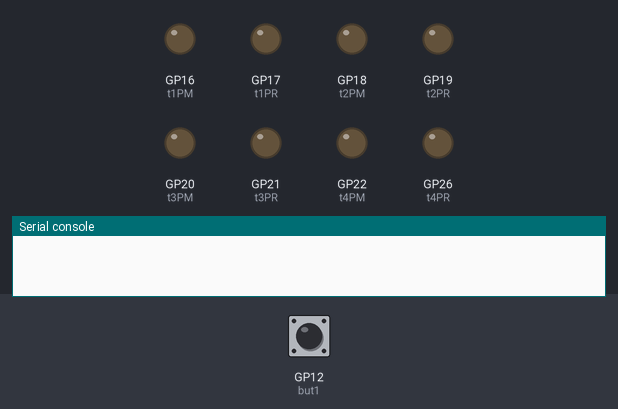
Simulated run of this program. Board: Raspberry Pi Pico running MicroPython. Shown: output pins drawn as LEDs (lit = HIGH), the last lines printed to the serial console. The test bench sets the inputs (shaded band); at power-on: GP12 (but1) HIGH.

Above: at 1.2 s.
1.3 s: GP12 (but1) pulled LOW for 0.15 s
At 1.47 s:
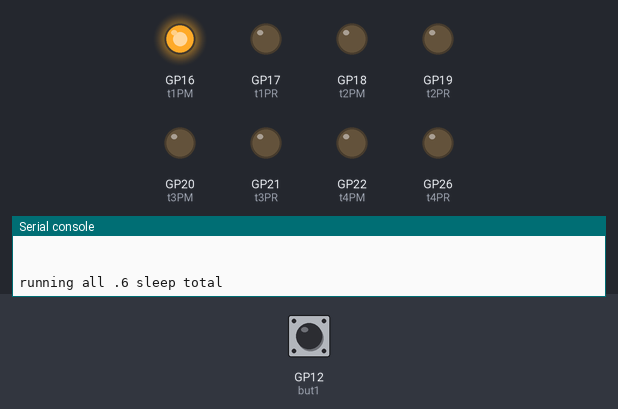
At 7.3 s:
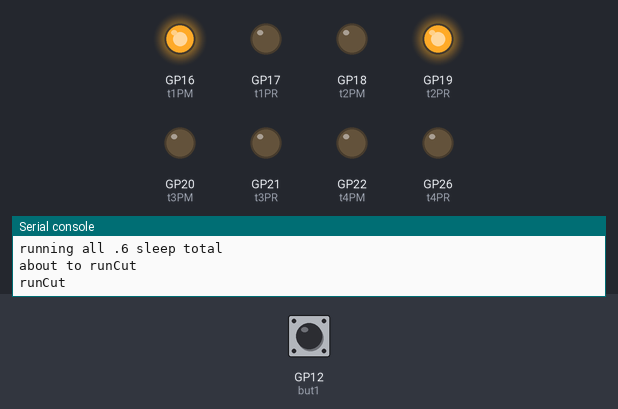
7.4 s: GP12 (but1) pulled LOW for 3.2 s
At 15.3 s:
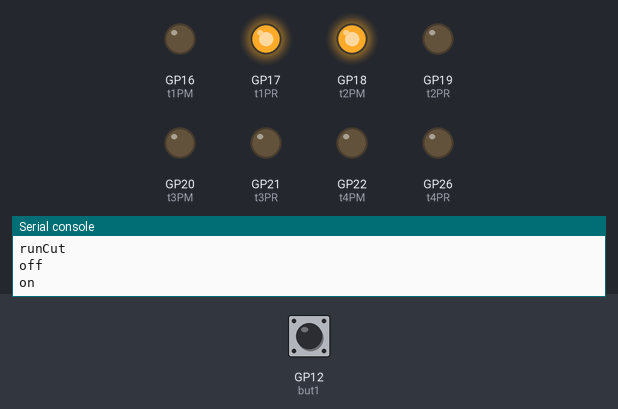
Timing chart, 0 to 16.9 s (numbered marks = the images above; inputs shaded):
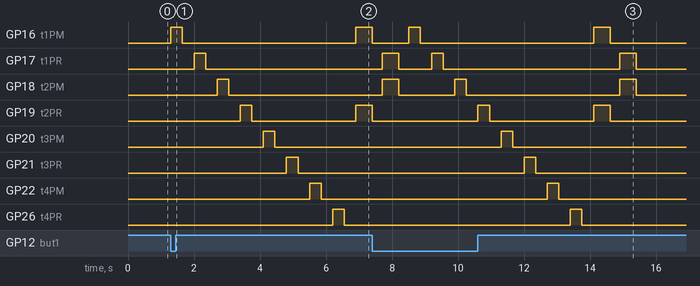

The program:

irqTesterPicoW.py
```python
""" Tsend test via gpio:

tally3 = [5,6]
tally2 = [3,4]
tally4 = [7,8]
tally1 = [1,2]

Run file and push button to run test()


"""
from machine import Pin
from time import sleep
from random import randint

# PM  = Primary PR preview
t1PM = Pin(16, Pin.OUT, Pin.PULL_DOWN)
t1PR = Pin(17, Pin.OUT, Pin.PULL_DOWN) #

t2PM = Pin(18, Pin.OUT, Pin.PULL_DOWN)
t2PR = Pin(19, Pin.OUT, Pin.PULL_DOWN)

t3PM = Pin(20, Pin.OUT, Pin.PULL_DOWN)
t3PR = Pin(21, Pin.OUT, Pin.PULL_DOWN)

t4PM = Pin(22, Pin.OUT, Pin.PULL_DOWN)
t4PR = Pin(26, Pin.OUT, Pin.PULL_DOWN)

allPins = [t1PM, t1PR, t2PM, t2PR, t3PM,t3PR,t4PM,t4PR]

for pin in allPins:
    pin.off()

def runTest(interuptPin):
    if interuptPin.value() == 0:
        #allPins = [t1PM, t1PR]
#         runCut()

        print("\n\nrunning all .6 sleep total")
        for pin in allPins:
            pin.on()
           # print(pin.value(), end=' | ' )
            sleep(.35)
            pin.off()
            #print(pin.value(), end=' | ' )
            sleep(.35)

        print('about to runCut')
        runCut()

def runCut():
    # Simulate a cut
    # t1 Pm on and t2 Pr on
    print('runCut ')
    t1PM.on()
   # sleep(.4)
    t2PR.on()
    sleep(.5)

    print('off')
    t1PM.off()
    #sleep(.2)
    t2PR.off()
    sleep(.3)


    print('on')
    t1PR.on()
    t2PM.on()
    sleep(.5)

    print('off')
    t2PM.off()
    t1PR.off()
    sleep(.3)
#


but1 = Pin(12, Pin.IN, Pin.PULL_UP) # 1 is not PRessed, 0 is pressed
#but1.irq(trigger=Pin.IRQ_RISING | Pin.IRQ_FALLING, handler=runTest)
but1.irq(trigger=Pin.IRQ_FALLING, handler=runTest)
```

Measured:
- after the input at 1.3 s, GP16 (t1PM): LOW → HIGH at once, → LOW 0.35 s later, → HIGH 5.3 s later; GP17 (t1PR): LOW → HIGH after 0.70 s, → LOW 0.35 s later; GP18 (t2PM): LOW → HIGH after 1.4 s, → LOW 0.35 s later; GP19 (t2PR): LOW → HIGH after 2.1 s, → LOW 0.35 s later, → HIGH 3.2 s later; GP20 (t3PM): LOW → HIGH after 2.8 s, → LOW 0.35 s later
- after the input at 7.4 s, GP20 (t3PM): LOW → HIGH after 3.9 s, → LOW 0.35 s later; GP21 (t3PR): LOW → HIGH after 4.6 s, → LOW 0.35 s later; GP22 (t4PM): LOW → HIGH after 5.3 s, → LOW 0.35 s later; GP26 (t4PR): LOW → HIGH after 6.0 s, → LOW 0.35 s later
